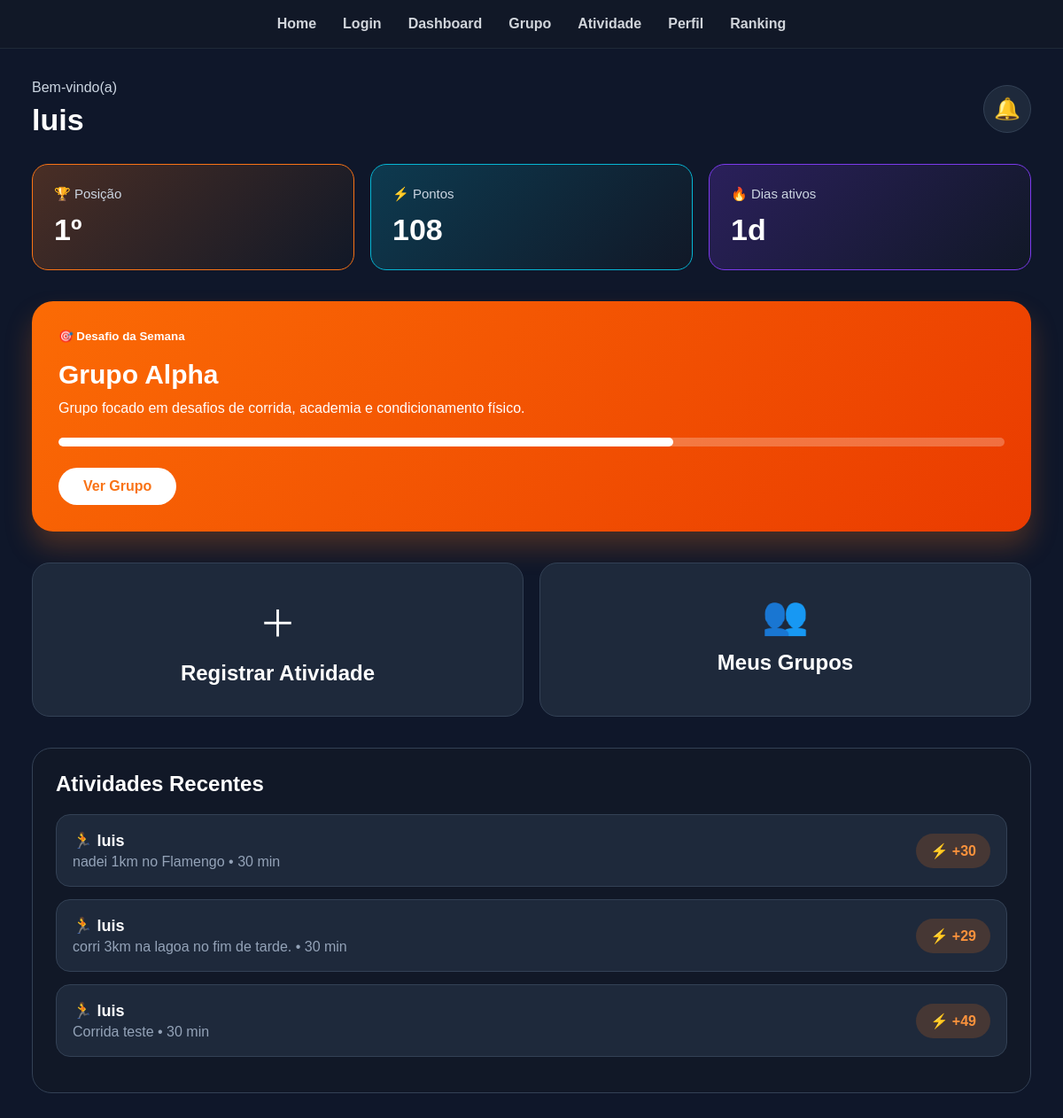
The page /dashboard/ (signed in) on the database as committed earlier.
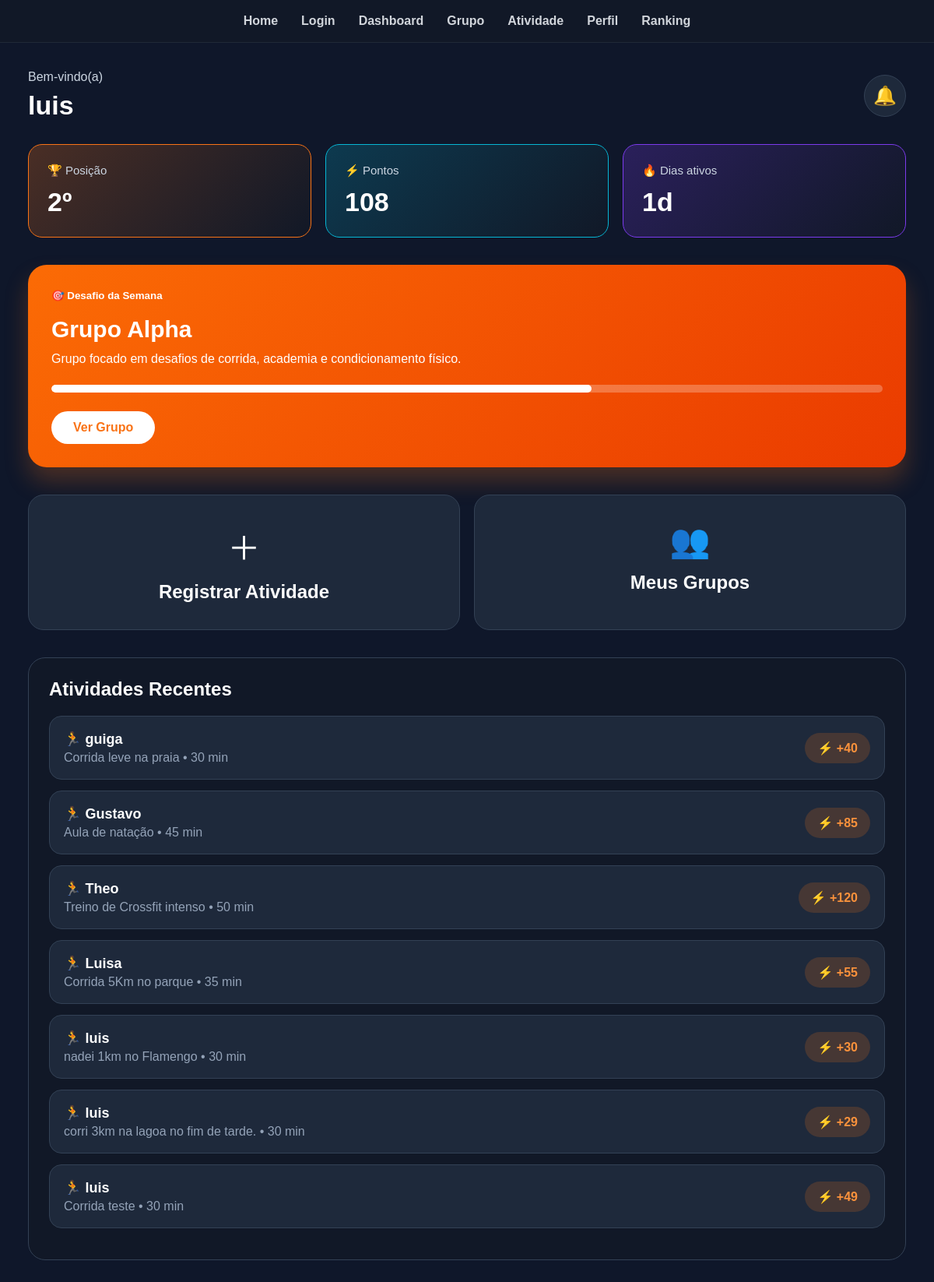
The same page on the database as committed later.
### core/models.py (models this page shows, shortened)
class Group(models.Model):
    name = models.CharField(max_length=100)
    description = models.TextField(blank=True, null=True)
    created_at = models.DateTimeField(auto_now_add=True)

class Activity(models.Model):
    user = models.ForeignKey(User, on_delete=models.CASCADE, related_name='activities')
    group = models.ForeignKey(Group, on_delete=models.CASCADE, related_name='group_activities')
    image = models.ImageField(upload_to='activities/%Y/%m/%d/', blank=True, null=True)
    description = models.TextField(blank=True, null=True)
    duration_minutes = models.PositiveIntegerField(default=0)
    points_earned = models.IntegerField(default=0)
    created_at = models.DateTimeField(auto_now_add=True)
    class Meta:
        ordering = ['-created_at']

### core/views.py (the view)
# urls.py: path('dashboard/', dashboard),
@login_required
def dashboard(request):
    usuario = request.user
    grupo = Group.objects.first()
    atividades = Activity.objects.all().order_by('-created_at')
    atividades_usuario = Activity.objects.filter(user=usuario)
    total_pontos = atividades_usuario.aggregate(
        total=Sum('points_earned')
    )['total'] or 0
    dias_ativos = len(set(
        atividade.created_at.date() for atividade in atividades_usuario
    ))
    ranking_usuarios = User.objects.annotate(
        total_pontos=Sum('activities__points_earned')
    ).filter(
        total_pontos__isnull=False
    ).order_by('-total_pontos')
    posicao = "-"
    for indice, user in enumerate(ranking_usuarios, start=1):
        if user == usuario:
            posicao = f"{indice}º"
    return render(
        request,
        'core/dashboard.html',
        {
            "usuario": usuario,
            "atividades": atividades,
            "total_pontos": total_pontos,
            "dias_ativos": dias_ativos,
            "posicao": posicao,
            "grupo": grupo,
        }
    )

### core/templates/core/dashboard.html (shortened to what this page needs)
<!DOCTYPE html>
<html lang="pt-br">
<head>
</head>
<body>
<nav>
    <a href="/">Home</a>
    <a href="/login/">Login</a>
    <a href="/dashboard/">Dashboard</a>
    <a href="/grupo/">Grupo</a>
    <a href="/atividade/">Atividade</a>
    <a href="/perfil/">Perfil</a>
    <a href="/ranking/">Ranking</a>
</nav>
<div class="container">
    <section class="topo">
        <div>
            <p>Bem-vindo(a)</p>
<h1>{{ usuario.username }}</h1>        </div>
        <div class="notificacao">🔔</div>
    </section>
    <section class="cards-status">
        <div class="status-card laranja">
            <span>🏆 Posição</span>
<h2>{{ posicao }}</h2>        </div>
        <div class="status-card azul">
            <span>⚡ Pontos</span>
            <h2>{{ total_pontos }}</h2>
        </div>
        <div class="status-card roxo">
            <span>🔥 Dias ativos</span>
            <h2>{{ dias_ativos }}d</h2>
        </div>
    </section>
    <section class="desafio">
        <small>🎯 Desafio da Semana</small>
        <h2>
    {% if grupo %}
        {{ grupo.name }}
    {% else %}
        Nenhum grupo cadastrado
    {% endif %}
</h2>
<p>
    {% if grupo %}
        {{ grupo.description }}
    {% else %}
        Cadastre um grupo no painel administrativo.
    {% endif %}
</p>
        <div class="progress">
            <div class="progress-bar"></div>
        </div>
        <a href="/grupo/" class="btn-light">Ver Grupo</a>
    </section>
    <section class="atalhos">
        <a href="/atividade/" class="atalho">
            <span class="icone">＋</span>
            <h2>Registrar Atividade</h2>
        </a>
        <a href="/grupo/" class="atalho">
            <span class="icone">👥</span>
            <h2>Meus Grupos</h2>
        </a>
    </section>
    <section class="atividades">
        <h2>Atividades Recentes</h2>
        {% for atividade in atividades %}
<div class="atividade-item">
    <div class="atividade-info">
        <strong>🏃 {{ atividade.user.username }}</strong>
        <span>
            {{ atividade.description }} • {{ atividade.duration_minutes }} min
        </span>
    </div>
    <div class="pontos">
        ⚡ +{{ atividade.points_earned }}
    </div>
</div>
{% empty %}
<p>Nenhuma atividade cadastrada ainda.</p>
{% endfor %}
    </section>
</div>
</body>
</html>

### core/templates/core/dashboard.html (style rules this page uses)
* { margin: 0; padding: 0; box-sizing: border-box; }
body { font-family: Arial, Helvetica, sans-serif; background: #0f172a; color: white; }
nav { background: #111827; display: flex; justify-content: center; align-items: center; gap: 30px; padding: 18px; flex-wrap: wrap; border-bottom: 1px solid #1f2937; }
nav a { color: #d1d5db; text-decoration: none; font-weight: bold; font-size: 16px; transition: .3s; }
.container { width: 94%; max-width: 1600px; margin: 35px auto; }
.topo { display: flex; justify-content: space-between; align-items: center; margin-bottom: 30px; }
.topo p { color: #cbd5e1; margin-bottom: 8px; }
.topo h1 { font-size: 34px; }
.notificacao { width: 54px; height: 54px; border-radius: 50%; border: 1px solid #334155; display: flex; align-items: center; justify-content: center; background: #1e293b; font-size: 24px; }
.cards-status { display: grid; grid-template-columns: repeat(3, 1fr); gap: 18px; margin-bottom: 35px; }
.status-card { background: #111827; border: 1px solid #334155; border-radius: 18px; padding: 24px; min-height: 120px; }
.status-card span { display: block; font-size: 15px; color: #cbd5e1; margin-bottom: 12px; }
.status-card h2 { font-size: 34px; }
.laranja { border-color: #f97316; background: linear-gradient(135deg, rgba(249,115,22,.25), #111827); }
.azul { border-color: #06b6d4; background: linear-gradient(135deg, rgba(6,182,212,.22), #111827); }
.roxo { border-color: #7c3aed; background: linear-gradient(135deg, rgba(124,58,237,.25), #111827); }
.desafio { background: linear-gradient(135deg, #fb6b05, #ea3b00); border-radius: 24px; padding: 30px; margin-bottom: 35px; box-shadow: 0 18px 30px rgba(249,115,22,.25); }
.desafio small { font-weight: bold; }
.desafio h2 { margin: 18px 0 12px; font-size: 30px; }
.progress { width: 100%; height: 10px; border-radius: 999px; background: rgba(255,255,255,.25); margin: 24px 0; overflow: hidden; }
.progress-bar { width: 65%; height: 100%; background: white; border-radius: 999px; }
.btn-light { display: inline-block; background: white; color: #f97316; padding: 12px 28px; border-radius: 999px; text-decoration: none; font-weight: bold; }
.atalhos { display: grid; grid-template-columns: repeat(2, 1fr); gap: 18px; margin-bottom: 35px; }
.atalho { background: #1e293b; border: 1px solid #334155; border-radius: 20px; padding: 34px; text-align: center; text-decoration: none; color: white; transition: .3s; }
.atalho .icone { font-size: 42px; display: block; margin-bottom: 15px; }
.atividades { background: #111827; border: 1px solid #334155; border-radius: 22px; padding: 26px; }
.atividades h2 { margin-bottom: 20px; }
.atividade-item { display: flex; justify-content: space-between; align-items: center; background: #1e293b; border: 1px solid #334155; padding: 18px; border-radius: 16px; margin-bottom: 14px; }
.atividade-info strong { display: block; font-size: 18px; margin-bottom: 4px; }
.atividade-info span { color: #94a3b8; }
.pontos { background: rgba(249,115,22,.18); color: #fb923c; padding: 10px 16px; border-radius: 999px; font-weight: bold; }

Rows that differ between the two databases and show on the page:
added Activity: user.username "guiga", description "Corrida leve na praia", duration_minutes "30", points_earned "40"
added Activity: user.username "Gustavo", description "Aula de natação", duration_minutes "45", points_earned "85"
added Activity: user.username "Theo", description "Treino de Crossfit intenso", duration_minutes "50", points_earned "120"
added Activity: user.username "Luisa", description "Corrida 5Km no parque", duration_minutes "35", points_earned "55"
Other text that changed with them:
{{ posicao }}: "1º" → "2º"
